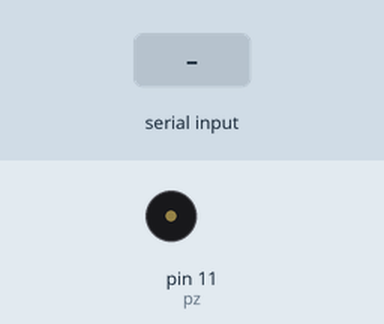
Bench run of a sketch on a simulated Arduino Uno, built with avr-gcc and run on an emulated ATmega328P. Shown: buzzer (waves = sounding). The test bench sets the inputs (shaded band).

Above: at 1.2 s.
1.3 s: "A" received over Serial
Timing chart, 0 to 4.3 s (numbered marks = the images above; inputs shaded):
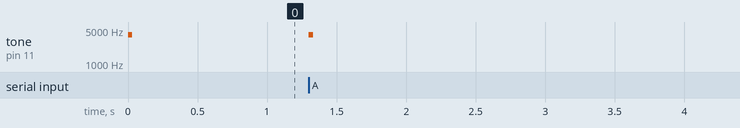

Measured:
- after the input at 1.3 s, tone on pin 11 (pz): silent → 4000 Hz at once, → silent 0.03 s later

The sketch:

HC-12_PiezoRange_Rx.ino
```cpp
// Uno Rx to DS-12 Tx
// Uno Tx to DS-12 Rx

int pz = 11;             // piezo (+)11 (-)GND

void setup() {
  Serial.begin(9600);    // Same as tx
  pinMode(pz, OUTPUT);
  tone(pz, 4000, 30);    // ,freq,time
  tone(pz, 4000, 30);    // beep beep init
}

void loop() {
  if (Serial.available()) {
    char data = Serial.read();
    if (data == 'A') {tone(pz, 4000, 30);}
  }
}
// end of code
```
